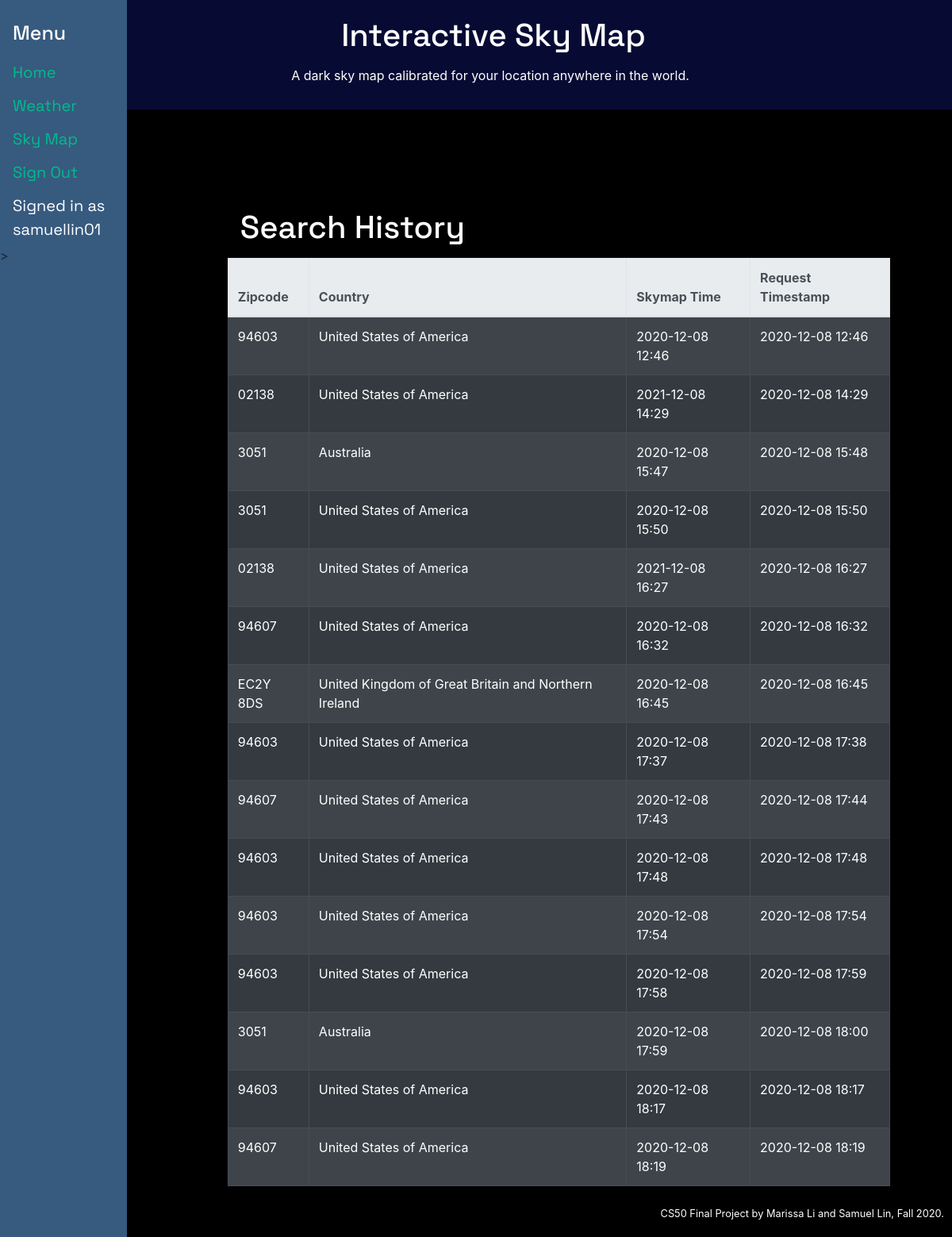
Page / (signed in) on the earlier database version.
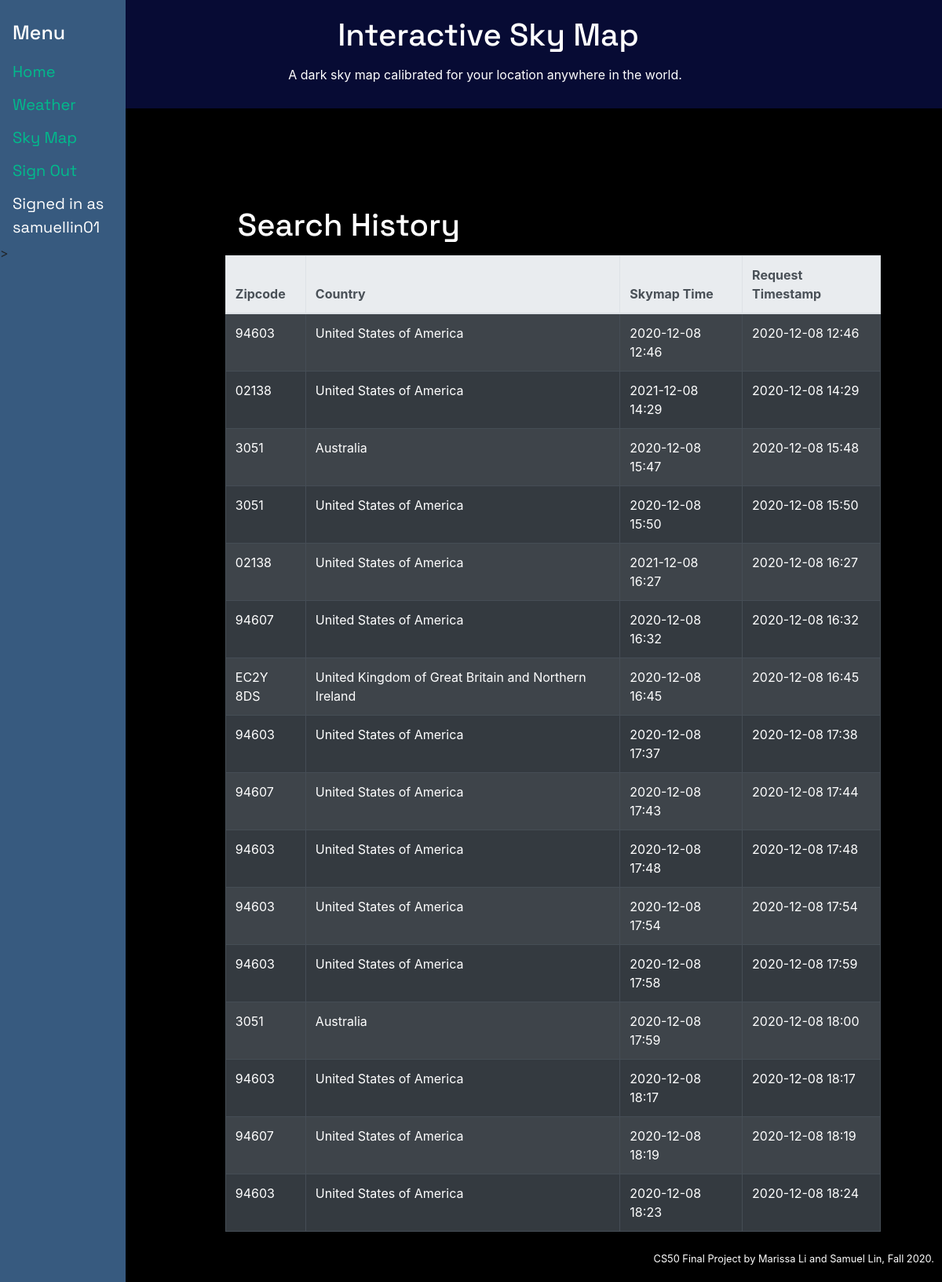
Same page on the later database version.
### tables this page shows
CREATE TABLE 'timeplaces' (username TEXT NOT NULL, zipcode TEXT NOT NULL, country TEXT NOT NULL,'requesttime' DATETIME,'timestamp' DATETIME);

### application.py (the view)
@app.route("/")
@login_required
def index():
    cur1.execute("SELECT * FROM timeplaces WHERE username = ? ORDER BY timestamp", (session["username"],))
    search_history = cur1.fetchall()
    return render_template("index.html", search_history=search_history)

### application.py (called while the page is built)
@app.after_request
def after_request(response):
    response.headers["Cache-Control"] = "no-cache, no-store, must-revalidate"
    response.headers["Expires"] = 0
    response.headers["Pragma"] = "no-cache"
    return response

### helpers.py (called while the page is built)
def login_required(f):
    @wraps(f)
    def decorated_function(*args, **kwargs):
        if session.get("user_id") is None:
            return redirect("/login")
        return f(*args, **kwargs)
    return decorated_function

### templates/index.html (shortened to what this page needs)
{% extends "layout.html" %}
{% block main %}
<form>
  <h1>Search History</h1>
    <table class="table table-bordered table-hover table-striped table-dark">
        <thead class="thead-light">
          <tr>
            <th scope="col">Zipcode</th>
            <th scope="col">Country</th>
            <th scope="col">Skymap Time</th>
            <th scope="col">Request Timestamp</th>
          </tr>
        </thead>
        <tbody>
        {% for item in search_history %}
          <tr>
            <td>{{ item[1] }}</td>
            <td>{{ item[2] }}</td>
            <td>{{ item[3][0:16] }}</td>
            <td>{{ item[4][0:16] }}</td>
          </tr>
        {% endfor %}
        </tbody>
      </table>
</form>
{% endblock %}

### templates/layout.html (shortened to what this page needs)
<!DOCTYPE html>
<html lang="en">
    <head>
        <link rel="stylesheet" href="https://cdn.jsdelivr.net/npm/bootstrap@4.5.3/dist/css/bootstrap.min.css">
        <link href="/static/styles.css" rel="stylesheet">
    </head>
    <body>
        <div class="container-fluid">
          <div class="jumbotron jumbotron-fluid">
              <h1>Interactive Sky Map</h1>
                <p>A dark sky map calibrated for your location anywhere in the world. </p>
          </div>
        </div>
        <div class="sidenav">
            <h1>Menu</h1>
            <a class="nav-item" href="/">Home</a>
            <a class="nav-item" href="/weather">Weather</a>
            <a class="nav-item" href="/timeplace">Sky Map</a>
            {% if session["user_id"] %}
                <a class="nav-item" href="/logout">Sign Out</a>
                <a class="nav-item username-label">Signed in as {{ session["username"] }}</a>>
            {% else %}
                <a class="nav-item" href="/login">Sign In</a>
                <a class="nav-item" href="/register">Register</a>
            {% endif %}
        </div>
        <main class="container p-5">
            {% block main %}{% endblock %}
        </main>
        <footer class="small text-center text-muted">
            CS50 Final Project by Marissa Li and Samuel Lin, Fall 2020.
        </footer>
    </body>
</html>

### static/styles.css (style rules this page uses)
body { background-color: #000000; }
h1, p, label, .jumbotron, .sidenav a:hover, #skymap-label { color: #ffffff; }
.jumbotron { background-color: #070b34; padding: 15px; float: right; right: -18px; width: 100%; position: absolute; text-align: center; }
footer { position: fixed; right: 10px; bottom: 20px; z-index: -5; }
form, footer, .cat, table { padding-left: 20%; padding-top: 20%; }
.text-muted, .username-label { color: white!important; }
.sidenav { background-color: #375a7f; height: 100%; width: 160px; position: fixed; z-index: 1; top: 0; left: 0; overflow-x: hidden; padding-top: 20px; }
.sidenav a, h1, #skymap-label { padding: 6px 8px 6px 16px; text-decoration: none; display: block; font-family: 'Space Grotesk', sans-serif; }
.sidenav h1 { font-size: 25px; color: #ffffff; }
.sidenav a { font-size: 20px; color: #00bc8c; }

Differences in the rows shown:
added timeplaces: zipcode "94603", country "United States of America", requesttime "2020-12-08 18:23", timestamp "2020-12-08 18:24"
